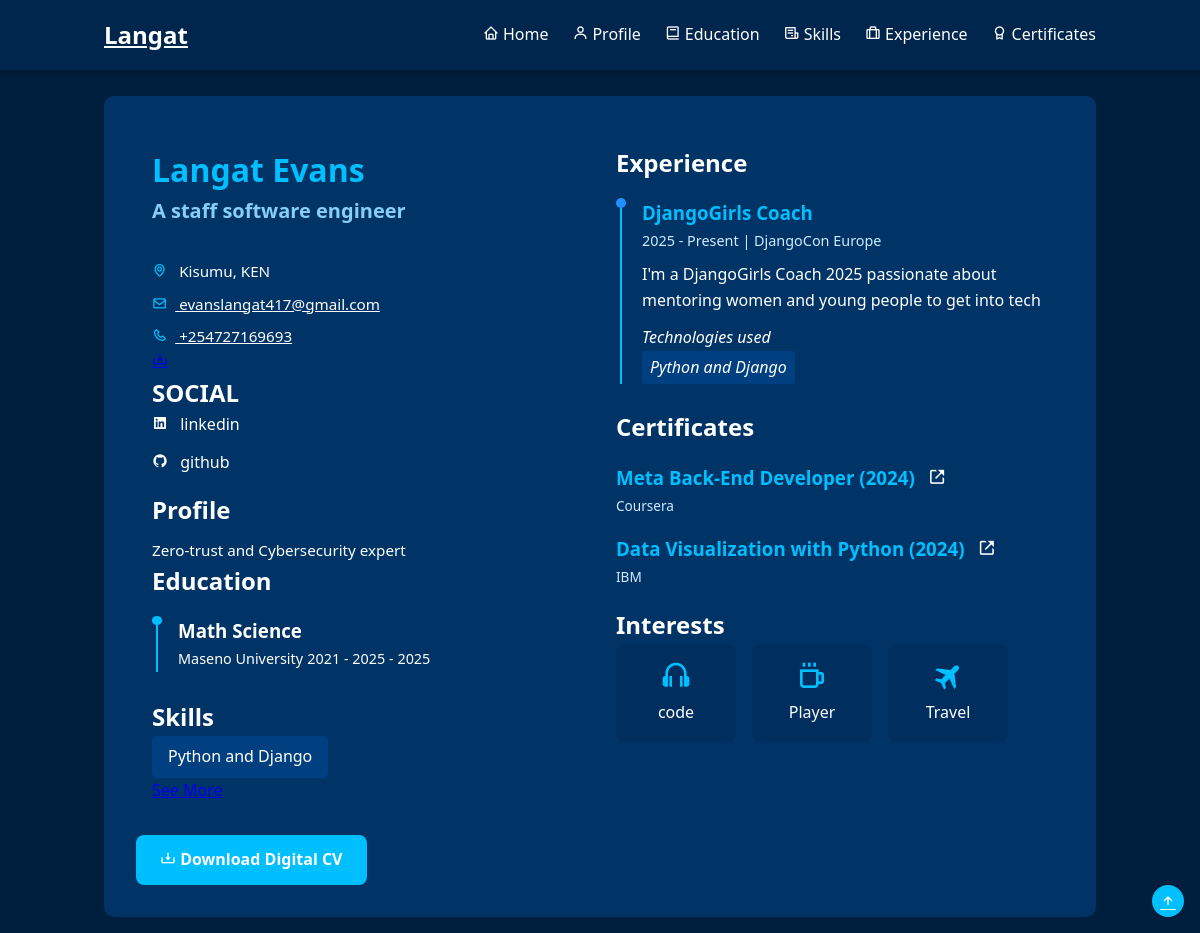
The page /digital_cv/ on the database its author committed.
### tutu/models.py (models this page shows, shortened)
class Personal(models.Model):
    name = models.CharField(max_length=50, blank=True, null=True)
    role = models.TextField(max_length=500, blank=True, null=True)
    mini_description = models.TextField(max_length=500, blank=True, null=True)
    cv_description = models.TextField(max_length=500, blank=True, null=True)
    cv_link = models.URLField(blank=True, null=True)
    photo = models.ImageField(upload_to='profile_pics/main', blank=True, null=True)
    github = models.URLField(blank=True, null=True)
    linkedin = models.URLField(blank=True, null=True)
    phone = models.CharField(max_length=20, blank=True, null=True)
    email = models.EmailField(blank=True, null=True)
    location = models.CharField(max_length=50, blank=True, null=True)

class Education(models.Model):
    school_name = models.CharField(max_length=200)
    degree = models.CharField(max_length=200)
    start_date = models.CharField(max_length=7)
    end_date = models.CharField(max_length=7, null=True, blank=True)
    @property
    def formatted_start_date(self):
        if len(self.start_date) == 7:
            month = self.start_date[:3].capitalize()
            year = self.start_date[3:]
            return f"{month} {year}"
        return self.start_date
    @property
    def formatted_end_date(self):
        if len(self.end_date) == 7:
            month = self.end_date[:3].capitalize()
            year = self.end_date[3:]
            return f"{month} {year}"
        return self.end_date
    class Meta:
        ordering = ['start_date']
    def date_range(self):
        return f"{self.formatted_start_date} - {self.formatted_end_date}"

class Technology(models.Model):
    name = models.CharField(max_length=100)
    photo = models.URLField(blank=True, null=True)

class Experience(models.Model):
    title = models.CharField(max_length=200)
    company = models.CharField(max_length=200)
    start_date = models.CharField(max_length=7)
    end_date = models.CharField(max_length=7, null=True, blank=True)
    is_current = models.BooleanField(default=False)
    technologies = models.ManyToManyField('Technology')
    @property
    def formatted_start_date(self):
        if len(self.start_date) == 7:
            month = self.start_date[:3].capitalize()
            year = self.start_date[3:]
            return f"{month} {year}"
        return self.start_date

class Description(models.Model):
    text = models.TextField()
    experience = models.ForeignKey(Experience, on_delete=models.CASCADE, related_name='descriptions')
    order_number = models.PositiveIntegerField(default=0)
    class Meta:
        unique_together = ('experience', 'order_number')

class Portfolio(models.Model):
    FILTER_CHOICES = [
        ('filter-project', 'Project'),
        ('filter-certification', 'Certification'),
        ('filter-badge', 'Badge'),
    ]
    name = models.CharField(max_length=100)
    filter = models.CharField(max_length=50, choices=FILTER_CHOICES)
    issuer = models.ForeignKey(Issuing_Organization, on_delete=models.CASCADE, null=True, blank=True)
    year = models.CharField(max_length=4, null=True, blank=True)
    object_fit = models.CharField(max_length=100, null=True, blank=True)
    def get_upload_to(self, filename):
        if self.filter == 'filter-project':
            return 'portfolio/project/{}'.format(filename)
        elif self.filter == 'filter-certification':
            return 'portfolio/certification/{}'.format(filename)
        elif self.filter == 'filter-badge':
            return 'portfolio/badge/{}'.format(filename)
    photo = models.ImageField(upload_to=get_upload_to, blank=True, null=True)
    link1 = models.URLField(blank=True, null=True)
    link2 = models.URLField(blank=True, null=True)
    link3 = models.URLField(blank=True, null=True)

class Issuing_Organization(models.Model):
    name = models.CharField(max_length=100)

### tutu/views.py (the view)
# urls.py: path('digital_cv/', DigitalCVPageView.as_view(), name='digital_cv'),
class DigitalCVPageView(TemplateView):
    template_name = 'portfolio/digital_cv.html'
    def get_context_data(self, **kwargs):
        context = super().get_context_data(**kwargs)
        experiences = Experience.objects.all()
        for experience in experiences:
            experience.descriptions.set(
                Description.objects.filter(experience=experience).order_by('order_number')
            )
        certifications = Portfolio.objects.filter(filter='filter-certification')
        grouped_portfolio = {}
        for item in sorted(certifications, key=attrgetter('year'), reverse=True):
            issuer_name = item.issuer.name if item.issuer else "Unknown Issuer"
            grouped_portfolio.setdefault(issuer_name, []).append(item)
        context.update({
            'experiences': experiences,
            'personal': Personal.objects.all(),
            'education': Education.objects.all(),
            'technologies': Technology.objects.all(),
            'portfolio': certifications,
            'grouped_portfolio': grouped_portfolio,
        })
        return context

### tutu/templates/portfolio/digital_cv.html (shortened to what this page needs)
{% load static %}
<!DOCTYPE html>
<html lang="en">
<head>
    <link rel="stylesheet" href="https://cdn.jsdelivr.net/npm/boxicons@latest/css/boxicons.min.css">
    <link rel="stylesheet" href="{% static 'assets/css/styles_cv.css' %}">
</head>
<body>
    <header class=" l-header" id="header">
        <nav class="nav bd-container">
            <a href="#" class="nav__logo">Langat</a>
            <div class="nav__menu" id="nav-menu">
                <ul class="nav__list">
                    <li class="nav__item">
                        <a href="#home" class="nav__link">
                            <i class='bx bx-home nav__icon'></i>Home
                        </a>
                    </li>
                    <li class="nav__item">
                        <a href="#profile" class="nav__link">
                            <i class='bx bx-user nav__icon'></i>Profile
                        </a>
                    </li>
                    <li class="nav__item">
                        <a href="#education" class="nav__link">
                            <i class='bx bx-book nav__icon'></i>Education
                        </a>
                    </li>
                    <li class="nav__item">
                        <a href="#skills" class="nav__link">
                            <i class='bx bx-receipt nav__icon'></i>Skills
                        </a>
                    </li>
                    <li class="nav__item">
                        <a href="#experience" class="nav__link">
                            <i class='bx bx-briefcase-alt nav__icon'></i>Experience
                        </a>
                    </li>
                    <li class="nav__item">
                        <a href="#certificates" class="nav__link">
                            <i class='bx bx-award nav__icon'></i>Certificates
                        </a>
                    </li>
                </ul>
            </div>
        </nav>
    </header>
    <main class="l-main bd-container">
        <div class="resume" id="area-cv">
            <div class="resume__left">
                {% for personal_info in personal %}
                <section class="home" id="home">
                    <div class="home__container section bd-grid">
                        <div class="home__data bd-grid">
                            <h1 class="home__title"><b>{{ personal_info.name }}</b></h1>
                            <h3 class="home__profession">{{ personal_info.role }}</h3>
                        </div>
                        <div class="home__address bd-grid">
                            <span class="home__information">
                                <i class='bx bx-map home__icon'></i> {{ personal_info.location }}
                            </span>
                            <a href="mailto:evanslangat417@gmail.com" target="_black" class="home__information">
                                <i class='bx bx-envelope home__icon'></i> {{ personal_info.email }}
                            </a>
                            <a href="tel:+254727169693" target="_black" class="home__information">
                                <i class='bx bx-phone home__icon'></i> {{ personal_info.phone }}
                            </a>
                        </div>
                    </div>
                    <a title="Download PDF" class="bx bx-download generate-pdf"
                        href="{{ personal_info.cv_link }}" target="_blank"></a>
                </section>
                <section class="social section">
                    <h2 class="section-title">SOCIAL</h2>
                    <div class="social__container bd-grid">
                        <a href="{{ personal_info.linkedin }}" target="_blank" class="social__link">
                            <i class='bx bxl-linkedin-square social__icon'></i> linkedin
                        </a>
                        <a href="{{ personal_info.github }}" target="_blank" class="social__link">
                            <i class='bx bxl-github social__icon'></i> github
                        </a>
                    </div>
                </section>
                <section class="profile section" id="profile">
                    <h2 class="section-title">Profile</h2>
                    <p class="profile__description">
                        {{ personal_info.cv_description }}
                    </p>
                </section>
                {% endfor %}
                <section class="education section" id="education">
                    <h2 class="section-title">Education</h2>
                    {% for education_info in education %}
                    <div class="education__container bd-grid">
                        <div class="education__content">
                            <div class="education__time">
                                <span class="education__rounder"></span>
                                <span class="education__line"></span>
                            </div>
                            <div class="education__data bd-grid">
                                <h3 class="education__title">{{ education_info.degree }}</h3>
                                <span class="education__studies">{{ education_info.school_name }}</span>
                                <span class="education__year">
                                    {{ education_info.date_range  }} -
                                    {% if education_info.is_current %}
                                    Present
                                    {% else %}
                                    {{ education_info.formatted_end_date }}
                                    {% endif %}
                                </span>
                            </div>
                        </div>
                    </div>
                    <br>
                    {% endfor %}
                </section>
                <section class="skills section hide" id="skills">
                    <h2 class="section-title">Skills</h2>
                    <div class="skills__content bd-grid">
                        {% for technologies_skills in technologies %}
                        <div class="skills__name">
                             {{ technologies_skills.name }}
                        </div>
                        {% endfor %}
                    </div>
                    <a href="#" class="skills-button" id="skills-button">See More</a>
                </section>
            </div>
            <div class="resume__right">
                <section class="experience section" id="experience">
                    <h2 class="section-title">Experience</h2>
                    <div class="experience__container bd-grid">
                        {% for experience in experiences %}
                        <div class="experience__content">
                            <div class="experience__time">
                                <span class="experience__rounder"></span>
                                <span class="experience__line"></span>
                            </div>
                            <div class="experience__data bd-grid">
                                <h3 class="experience__title"><strong>{{ experience.title }}</strong></h3>
                                <span class="experience__company">
                                    {{ experience.formatted_start_date }} -
                                    {% if experience.is_current %}
                                    Present
                                    {% else %}
                                    {{ experience.formatted_end_date }}
                                    {% endif %}
                                    | {{ experience.company }}
                                </span>
                                <ul class="experience__list">
                                    {% for description in experience.descriptions.all|dictsort:"order_number" %}
                                    <li class="experience__description">
                                        <div>{{ description.text }}</div>
                                    </li>
                                    {% endfor %}
                                </ul>
                                <div class="experience__technologies">
                                    <span>Technologies used</span>
                                    <ul class="experience__technologies-list">
                                        {% for technology in experience.technologies.all %}
                                        <li class="experience__technologies-item">{{ technology.name }}</li>
                                        {% endfor %}
                                    </ul>
                                </div>
                            </div>
                        </div>
                        {% endfor %}
                    </div>
                </section>
                <section class="certificate section" id="certificates">
                    <h2 class="section-title">Certificates</h2>
                    <div class="certificate__container bd-grid">
                        {% for issuer, portfolio_group in grouped_portfolio.items %}
                            <div class="certificate__content bd-grid">
                                {% for portfolio_info in portfolio_group %}
                                    <h3 class="certificate__title">{{ portfolio_info.name }} ({{ portfolio_info.year }}) <a class="nav__linkcert" href="{{ portfolio_info.link3 }}" target="_blank"><i class='bx bx-link-external'></i></a></h3>
                                {% endfor %}
                                <span class="certificate__company">{{ issuer }}</span>
                            </div>
                        {% endfor %}
                    </div>
                </section>
                <section class="interests section">
                    <h2 class="section-title">Interests</h2>
                    <div class="interests__container bd-grid">
                        <div class="interests__content">
                            <i class="bx bx-headphone interests__icon"></i>
                            <span class="interests__name">code</span>
                        </div>
                        <div class="interests__content">
                            <i class="bx bx-coffee interests__icon"></i>
                            <span class="interests__name">Player</span>
                        </div>
                        <div class="interests__content">
                            <i class="bx bxs-plane-alt interests__icon"></i>
                            <span class="interests__name">Travel</span>
                        </div>
                    </div>
                </section>
            </div>
            <a href="{% static 'assets/files/digital_cv.html' %}" download="Langat_Evans_Digital_CV.html" class="download-btn">
                <i class='bx bx-download'></i> Download Digital CV
            </a>
        </div>
    </main>
    <a href="#" class="scrolltop" id="scroll-top">
        <i class='bx bx-up-arrow-alt scrollttop__icon'></i>
    </a>
</body>
</html>

### rows shown on the page
Personal: name "Langat Evans", role "A staff software engineer", location "Kisumu, KEN", email "evanslangat417@gmail.com", phone "+254727169693", cv_description "Zero-trust and Cybersecurity expert"
Education: degree "Math Science", school_name "Maseno University", date_range "2021 - 2025", formatted_end_date "2025"
Technology: name "Python and Django"
Experience: title "DjangoGirls Coach", formatted_start_date "2025", is_current "Present", company "DjangoCon Europe"
Description: text "I'm a DjangoGirls Coach 2025 passionate about mentoring women and young people to get into tech"
Portfolio: name "Meta Back-End Developer", year "2024", name "Coursera"
Portfolio: name "Data Visualization with Python", year "2024", name "IBM"
